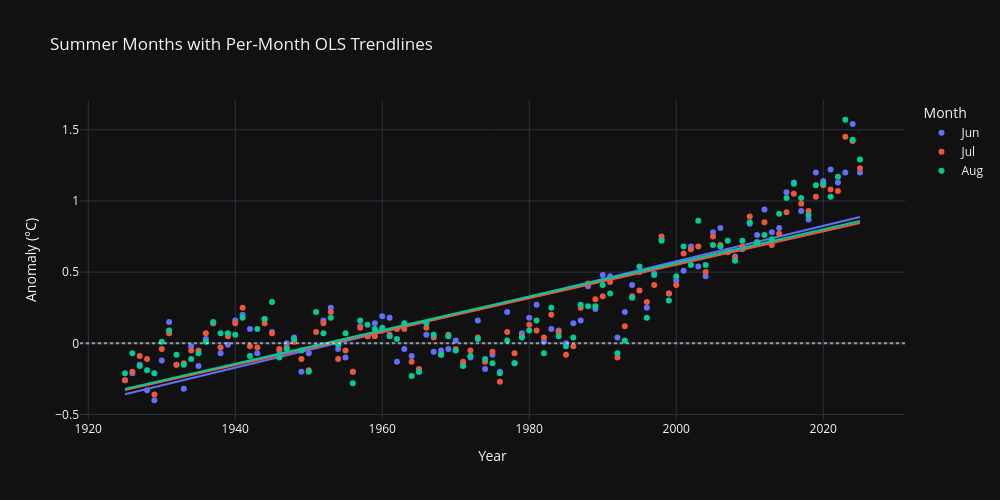

Notebook source saved alongside this figure:
### Markdown cell above
## 5. June vs July vs August — one OLS trendline per month

When `color=` is set, Plotly Express fits a separate `ols` trendline per group automatically.

### Code cell
monthly = summer.melt(id_vars="Year", value_vars=["Jun", "Jul", "Aug"],
                      var_name="Month", value_name="Anomaly")
fig3 = px.scatter(
    monthly,
    x="Year", y="Anomaly", color="Month",
    trendline="ols",
    title="Summer Months with Per-Month OLS Trendlines",
    labels={"Anomaly": "Anomaly (°C)"},
)
fig3.add_hline(y=0, line_dash="dot", line_color="white", opacity=0.5)
fig3.show()
